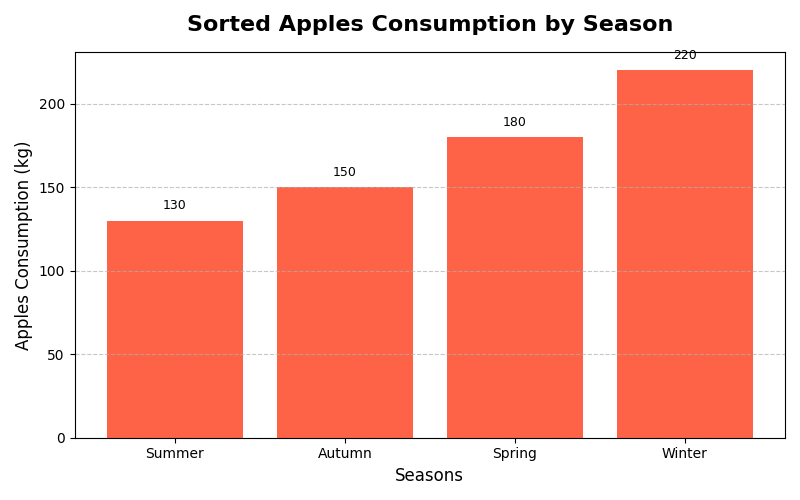

Source code (Python):
import matplotlib.pyplot as plt
import numpy as np

# Data
seasons = ['Spring', 'Summer', 'Autumn', 'Winter']
apples_consumption = [180, 130, 150, 220]

# Sort the data
sorted_indices = np.argsort(apples_consumption)
sorted_seasons = [seasons[i] for i in sorted_indices]
sorted_apples_consumption = [apples_consumption[i] for i in sorted_indices]

# Create the sorted bar chart
fig, ax = plt.subplots(figsize=(8, 5))
bars = ax.bar(sorted_seasons, sorted_apples_consumption, color='#FF6347')

# Add text labels above the bars
for bar in bars:
    yval = bar.get_height()
    ax.text(bar.get_x() + bar.get_width() / 2, yval + 5, f'{yval}', ha='center', va='bottom', fontsize=9)

# Set labels and title
ax.set_xlabel('Seasons', fontsize=12)
ax.set_ylabel('Apples Consumption (kg)', fontsize=12)
ax.set_title('Sorted Apples Consumption by Season', fontsize=16, fontweight='bold', pad=15)

# Add gridlines
ax.yaxis.grid(True, linestyle='--', alpha=0.7)

# Display the plot
plt.tight_layout()
plt.show()
